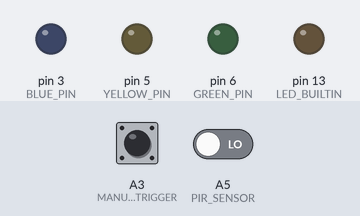
The sketch below on a simulated Arduino Uno, built with avr-gcc and run on an emulated ATmega328P. On the bench: output pins drawn as LEDs (lit = HIGH). The inputs (shaded band) are chosen by the test bench; at power-on: A3 (MANUAL_TRIGGER) HIGH, A5 (PIR_SENSOR) LOW.

Above: at 6.7 s.
6.8 s: A3 (MANUAL_TRIGGER) pulled LOW for 3.2 s
At 8.2 s:
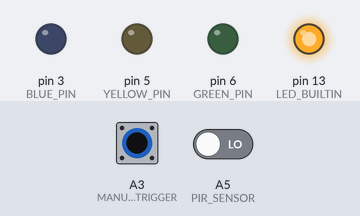
At 12.5 s:
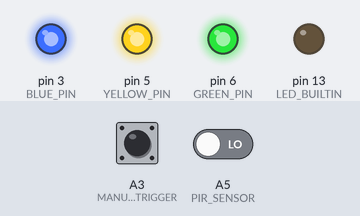
Timing chart, 0 to 19.0 s (numbered marks = the images above; inputs shaded):
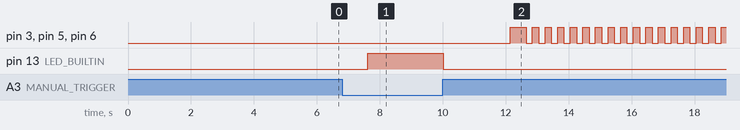

The sketch:

ddn2000_main.ino
```cpp
/**************************************
 * De-Dementor-nator 2000 main program
 *
 * Authors -  Michael Williams
 *            Caden Brinkman
 *            Joshua Gulbransen
 *            Blake Olenik
 *            Weston Willardson
 *
 * Class -    EcEn 446
 *            Winter 2025
 *            Steven Schultz
 **************************************/
#include "Speaker.h"

Speaker speaker = Speaker();

#define FSM_TICK_PERIOD_MS 100

// Pins
#define FOG_TRIGGER
#define FOG_WARMUP
#define SOUND_TRIGGER
#define BLUE_PIN 3
#define YELLOW_PIN 5
#define GREEN_PIN 6
#define PIR_SENSOR A5
#define MANUAL_TRIGGER A3
#define VOLUME 20

// ****** State machinees:
// Scheduler
#define SCHED_WARMUP_TIME 1000 // 1s
#define SCHED_FOG_BUILDUP_TIME 1000 //1s
#define SCHED_SHOW_TIME_BOUND 10000 //1s (be greater than 201)
#define SCHED_FOG_RELEASE_TIME 1000 //1s

//Fog defines
#define FOG_BUILDUP_BOUND 2000 //2s
#define FOG_BUILDUP_BOUND_FROM_RELEASE 1000 //1s
#define FOG_RELEASE_BOUND 2000 //2s

// LED defines (ms)
#define TIME_FLASHING 3000
#define FLASH_DURATION 200

//Speaker defines are found in Speaker.h

typedef enum
{
  INIT,
  WARMUP,
  WAIT,
  STARTFOG,
  STARTSHOW,
  SHUTDOWN
} fsmState;

typedef enum
{
  ON,
  OFF
} ledState;

typedef enum
{
  FOG_COLD,
  FOG_BUILDUP,
  FOG_RELEASE
} fogState;

//Fog state machine global variables
static bool startBuildup;
static bool releaseFog;
static bool canReleaseFog;

//Leds state machine global variables
static bool flashLeds;

void setup()
{
  // Serial
  Serial.begin(9600);

  // set inputs
  pinMode(PIR_SENSOR, INPUT);
  pinMode(MANUAL_TRIGGER, INPUT_PULLUP);

  // set outputs
  pinMode(GREEN_PIN, OUTPUT);
  pinMode(BLUE_PIN, OUTPUT);
  pinMode(YELLOW_PIN, OUTPUT);

  pinMode(LED_BUILTIN, OUTPUT);
  digitalWrite(LED_BUILTIN, LOW);

  //Fog machine
  startBuildup = false;
  releaseFog = false;
  canReleaseFog = false;

  //speaker setup
  speaker.setup();
  speaker.setVolume(VOLUME);

  //LED setup
  flashLeds = false;
}

void loop()
{
  // Simple scheduler to call tick function with constant frequency
  int startTime = millis();
  fsmTick();
  speaker.tick();
  ledTick();
  fogTick();
  while ((startTime + FSM_TICK_PERIOD_MS) > millis())
  {
  }
}

//***************************** Scheduler ****************************************

// This defines the scheduler state machine which controls all other
// state machines involved in the project including leds, fog and sound.
// (these other state machines are implemented in their respective tick functions)
// This state machine is ticked at a rate of FSM_TICK_PERIOD_MS
void fsmTick()
{
  static fsmState state = INIT;
  static bool isMachineOn = false;
  static uint32_t elapsedTimeMS = 0;

  //TODO: update isMachineOn with the value of a switch (not a fixed value)
  isMachineOn = true;

  switch (state)
  {
  case INIT:
    if (isMachineOn) {
      state = WARMUP;
      fogmachineTurnOn();
    } else {
      state = SHUTDOWN;
    }

    break;
  case WARMUP:
    //warm up the fog machine until it is ready to be released
    //transition
    if (!isMachineOn) {
      state = SHUTDOWN;
      fogmachineTurnOff();
    } else if (fogmachineGetCanRelease()) {
      state = WAIT;
      elapsedTimeMS = 0;

      //User notification that we can release fog
      digitalWrite(LED_BUILTIN, HIGH);
    }

    //action: wait for the fog machine to warm up

    break;
  case WAIT:
    // transitions
    if (!isMachineOn) {
      state = SHUTDOWN;
      fogmachineTurnOff();
    } else if (digitalRead(PIR_SENSOR) || digitalRead(MANUAL_TRIGGER)) {
      //Someone walked by, start to trigger show
      state = STARTFOG;
      fogmachineReleaseFog();
      elapsedTimeMS = 0;

      //Stop giving User notification as we release fog
      digitalWrite(LED_BUILTIN, LOW);
    }

    // no actions

    break;
  case STARTFOG:
    //transition
    if (!isMachineOn) {
      state = SHUTDOWN;
      fogmachineTurnOff();
    } else if (elapsedTimeMS >= SCHED_FOG_RELEASE_TIME) {
      state = STARTSHOW;
      elapsedTimeMS = 0;

      //start speakers and leds
      speaker.start();
      ledsStart();

      //TODO:get rid of later
      ledsFlash(true);
      elapsedTimeMS = 0;
    }

    //action: wait for fog to release + amount of time for delaying the show
    elapsedTimeMS += FSM_TICK_PERIOD_MS;

    break;
  case STARTSHOW:
    //In this state the fog should have already released and the
    //  speaker and leds have been notified to begin their show

    //transition
    if (!isMachineOn) {
      //forcefully end all speaker, fog and led show stuff
      state = SHUTDOWN;
      fogmachineTurnOff();
      speaker.pause();
      ledsFlash(false); //TODO:change the leds
    } else if (elapsedTimeMS >= SCHED_SHOW_TIME_BOUND) {
      //finished show, go back to warmup for next show (since the machine is still on)
      state = WARMUP;

      //TODO:get rid of later and add && !ledsIsFlashing()
      ledsFlash(false);
    }

    //action: wait for all state machines to do their thing
    elapsedTimeMS += FSM_TICK_PERIOD_MS;

    break;
  case SHUTDOWN:
    // stop everything on entering this state
    // (this is also initially where everything is off)

    //transition
    if (isMachineOn) {
      //start warming up the fog machine for operation
      state = WARMUP;
      fogmachineTurnOn();
    }

    //action: machine is off, do nothing

    break;
  default:
    break;
  }
}

//************************* FOG MACHINE **********************************

//Fog state machine:
//Desc: Starts with the fog machine being turned off and cold.
//      In response to the startBuildup and triggerFog variables
//      this state machine will start warming up and spew fog respectivley.
void fogTick() {

  //variables
  static fogState currFogState = FOG_COLD;
  static uint32_t elapsedFogTimeMS = 0;
  static uint32_t buildup_bound = FOG_BUILDUP_BOUND;

  //always keep track of how much time has passed (since last initialized to 0)
  elapsedFogTimeMS += FSM_TICK_PERIOD_MS;

  switch(currFogState) {
    case FOG_COLD:
      //transition
      if (startBuildup) {
        currFogState = FOG_BUILDUP;
        elapsedFogTimeMS = 0;
        canReleaseFog = false;

        //buildup time is normal
        buildup_bound = FOG_BUILDUP_BOUND;
      }

      //action: stay in here until the fog machine is needed

      break;
    case FOG_BUILDUP:
      //transition
      if (!startBuildup) {
        currFogState = FOG_COLD;
      } else if (releaseFog) {
        currFogState = FOG_RELEASE;
        elapsedFogTimeMS = 0;
      }

      //action
      if (elapsedFogTimeMS >= buildup_bound) {
        canReleaseFog = true;
      }
      //TODO:turn on the fog machine warm up system (may need to put in transition)

      break;
    case FOG_RELEASE:
      //transition
      if (!startBuildup) {
        currFogState = FOG_COLD;
        canReleaseFog = false;
        elapsedFogTimeMS = 0;
      } else if (elapsedFogTimeMS >= FOG_RELEASE_BOUND) {
        currFogState = FOG_BUILDUP;
        elapsedFogTimeMS = 0;
        canReleaseFog = false;

        //TODO:since we just released the buildup time is smaller????
        buildup_bound = FOG_RELEASE;
      }

      //TODO:action (for some duration release the fog (may need to put in transition))

      break;
    default:
      break;
  }
}

void fogmachineTurnOn() {
  startBuildup = true;
}

void fogmachineReleaseFog() {
  if (canReleaseFog) {
    releaseFog = true;
  }
  //else there is no notification that there can't be a release for fog
}

bool fogmachineGetCanRelease() {
  return canReleaseFog;
}

void fogmachineTurnOff() {
  startBuildup = false;
}

//***************************** LEDS *************************************

//LED state machine:
//Desc: Initially is turned off until the variable flashLeds is set true.
//      Once flashLeds is set true, the leds flash until flashLeds is set to false.
void ledTick() {
  static ledState lState = OFF;
  static uint32_t elapsedLedTimeMS = 0;
  elapsedLedTimeMS += FSM_TICK_PERIOD_MS;

  switch(lState) {
    case OFF:
      if (elapsedLedTimeMS >= FLASH_DURATION && flashLeds) {
        lState = ON;
        elapsedLedTimeMS = 0;
        // write high on transition
        digitalWrite(BLUE_PIN, HIGH);
        digitalWrite(YELLOW_PIN, HIGH);
        digitalWrite(GREEN_PIN, HIGH);
      }
      break;
    case ON:
      // transitions
      if (elapsedLedTimeMS >= FLASH_DURATION || !flashLeds) {
        lState = OFF;
        elapsedLedTimeMS = 0;
        // write low
        digitalWrite(BLUE_PIN, LOW);
        digitalWrite(YELLOW_PIN, LOW);
        digitalWrite(GREEN_PIN, LOW);
      }

      break;
    default:
      break;
  }
}

void ledsFlash(bool turnOn) {
  flashLeds = turnOn;
  if (flashLeds == false) {
    //Tick the state machine once to update the lights
    ledTick();
  }
}

bool ledsIsFlashing() {
  return flashLeds;
}

void ledsStart() {
  //the start of a controller for the leds (because leds should be seperate from the scheduler)
}

//*************************************************************************
```

Speaker.cpp
```cpp
#include "Speaker.h"
SoftwareSerial mySerial(10, 11);


void Speaker::setup() {

  pinMode(buttonPause, INPUT);
  digitalWrite(buttonPause,HIGH);
  // put your setup code here, to run once:
  mySerial.begin (9600);
  delay(3000);
  isPlaying = false;
  pause();
}

void Speaker::start() {
  if(!isPlaying){
    isStarted = true;
  }
}

void Speaker::tick() {
  // put your main code here, to run repeatedly:

  //Transitions
  if (isPlaying) {
    if (endOfPlay >= millis()) {
      pause();
      isPlaying = false;
    }
  } else {
    //!isPlaying
    if (isStarted) {
      isPlaying = true;
      isStarted = false;
      playFirst();
      endOfPlay = millis() + playTime;
    }
  }
}

void Speaker::playFirst()
{
  execute_CMD(0x3F, 0, 0);
  delay(500);
  execute_CMD(0x11,0,1);
  delay(500);
  endOfPlay = millis() + playTime;
}

bool Speaker::getIsPlaying() {
  return isPlaying;
}


void Speaker::play()
{
  if (isPlayFirst){
    playFirst();
  }
  else{
    execute_CMD(0x0D,0,1);
    delay(500);
  }
}

void Speaker::pause()
{
  execute_CMD(0x0E,0,0);
  delay(500);
}

void Speaker::playNext()
{
  execute_CMD(0x01,0,1);
  delay(500);
}

void Speaker::setVolume(int volume)
{
  execute_CMD(0x06, 0, volume); // Set the volume (0x00~0x30)
  delay(2000);
}

void Speaker::execute_CMD(uint8_t CMD, uint8_t Par1, uint8_t Par2)
// Excecute the command and parameters
{
// Calculate the checksum (2 bytes)
word checksum = -(Version_Byte + Command_Length + CMD + Acknowledge + Par1 + Par2);
// Build the command line
uint8_t Command_line[10] = { Start_Byte, Version_Byte, Command_Length, CMD, Acknowledge,
Par1, Par2, highByte(checksum), lowByte(checksum), End_Byte};
//Send the command line to the module
for (uint8_t k=0; k<10; k++)
{
mySerial.write( Command_line[k]);
}
}
```

Speaker.h
```cpp
#ifndef CLASS_SPEAKER
#define CLASS_SPEAKER
#include "SoftwareSerial.h"
#include "Arduino.h"
# define Start_Byte 0x7E
# define Version_Byte 0xFF
# define Command_Length 0x06
# define End_Byte 0xEF
# define Acknowledge 0x00 //Returns info with command 0x41 [0x01: info, 0x00: no info]

# define ACTIVATED LOW

class Speaker {

    public:
    bool isPlaying = false;
    bool isStarted = false;
    bool isPlayFirst = true;
    int playTime = 200000;

    int buttonPause = 2;
    int endOfPlay;

    void setup();

    void start();

    void tick();

    void playFirst();

    void play();

    void pause();

    void playNext();

    void setVolume(int volume);

    bool getIsPlaying();

    void execute_CMD(uint8_t CMD, uint8_t Par1, uint8_t Par2);

};

#endif
```
